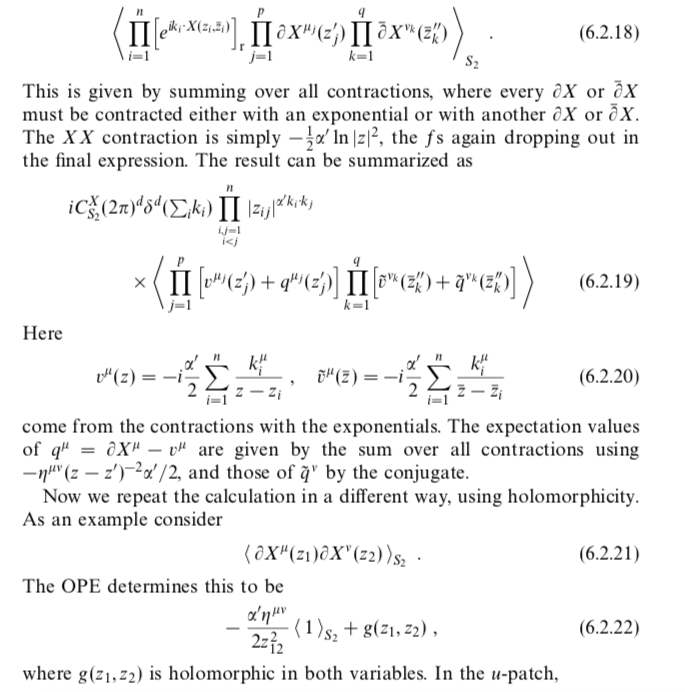
#> input picture proj/image_video_processing/bill1.png, 685 x 692 px
$ python edge_detection.py bill1.png
#> lines starting #> are read from the running program, lines starting #| are printed output that depends on the picture; after the words box and inside, x2 and y2 are one past the last pixel; in counts of white or black regions, pixels touching at a corner belong together
import cv2
import sys
import numpy as np
from matplotlib import pyplot as plt

## (1) read

# Read the image. The first command line argument is the image
# image = cv2.imread(sys.argv[1])
image = cv2.imread("bill1.png")
#> image is the input picture: shape (692, 685, 3); min 0, max 255, mean 243

#convert to grayscale
gray_image = cv2.cvtColor(image, cv2.COLOR_BGR2GRAY)

#blur it
blurred_image = cv2.GaussianBlur(gray_image, (7,7), 0)
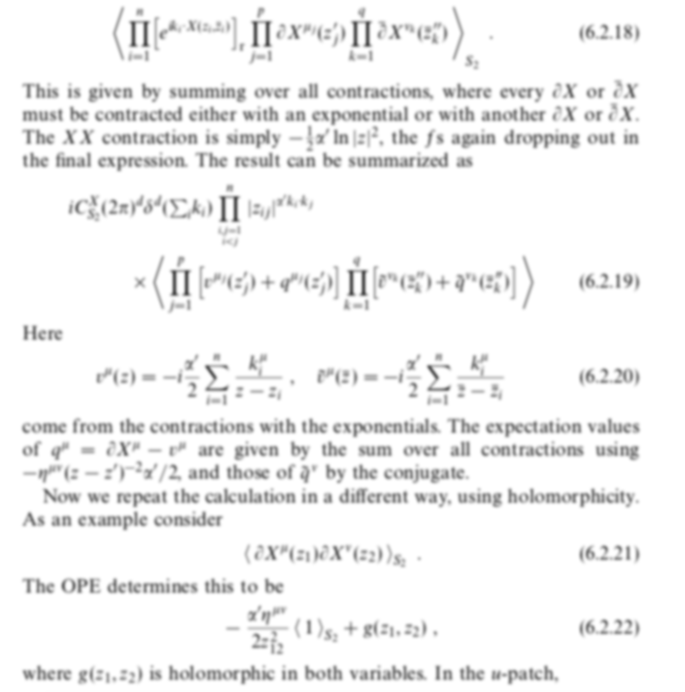
#> blurred_image: shape (692, 685); min 79, max 255, mean 243.1

cv2.imshow("Orignal Image", image)


canny = cv2.Canny(blurred_image, 10, 30)
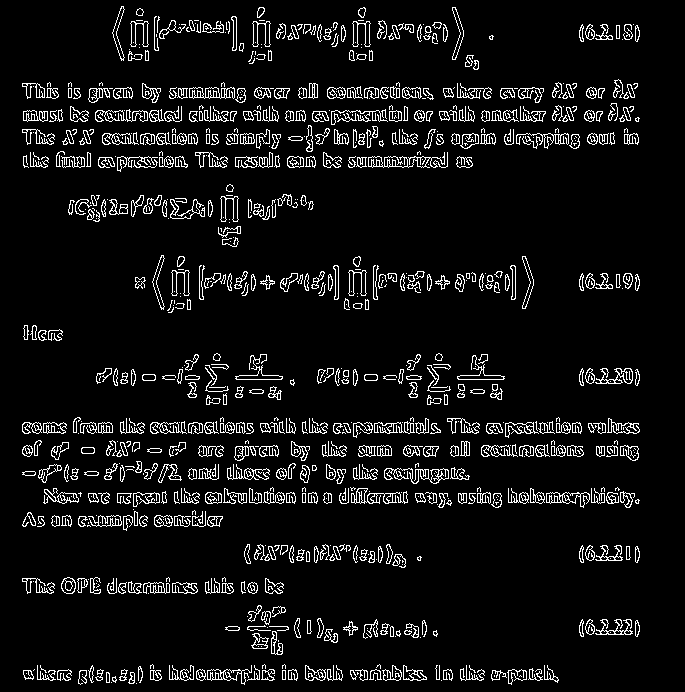
#> canny: shape (692, 685); 7.2% white in thin lines or dots, all inside (x1, y1, x2, y2) = (22, 6, 640, 685)
cv2.imshow("Canny with low thresholds", canny)

canny2 = cv2.Canny(blurred_image, 50, 150)
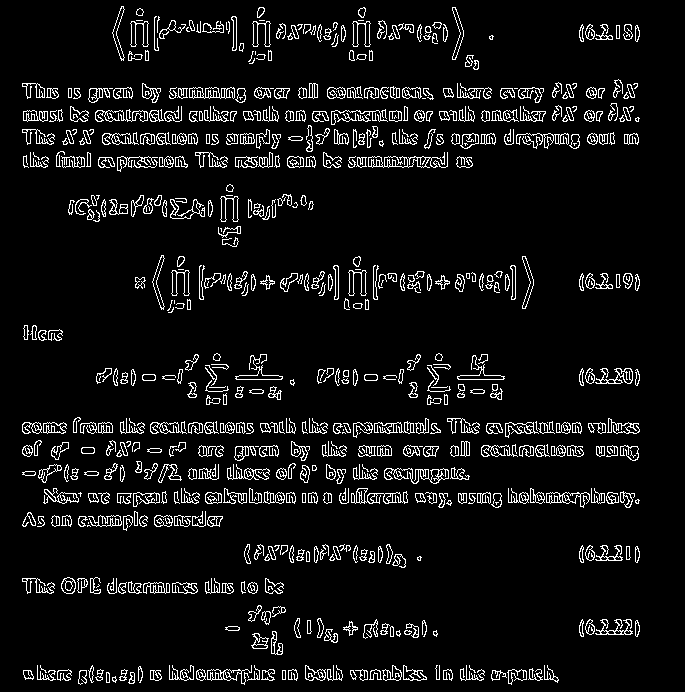
#> canny2: shape (692, 685); 7% white in thin lines or dots, all inside (x1, y1, x2, y2) = (22, 6, 640, 685)
cv2.imshow("Canny with high thresholds", canny2)

cv2.waitKey(0)

$ run again, with proj/image_video_processing/bill.png copied over proj/image_video_processing/bill1.png
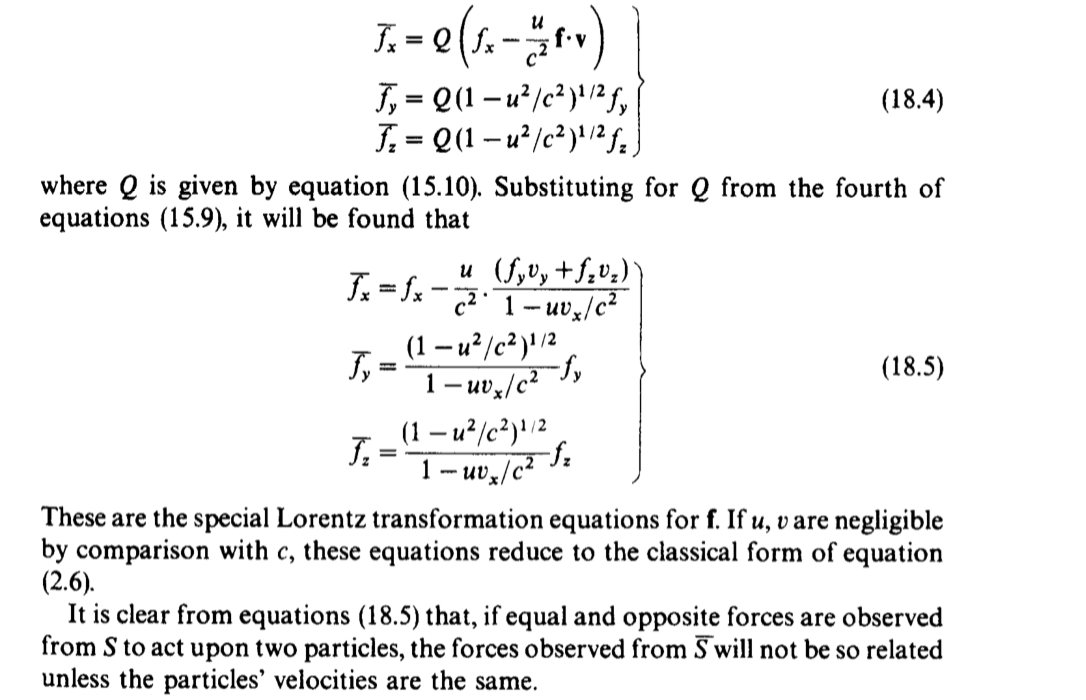
#> input picture proj/image_video_processing/bill.png, 1086 x 700 px
#> image is the input picture: shape (700, 1086, 3); min 0, max 255, mean 240.9
#> `blurred_image = cv2.GaussianBlur(gray_image, (7,7), 0)`:
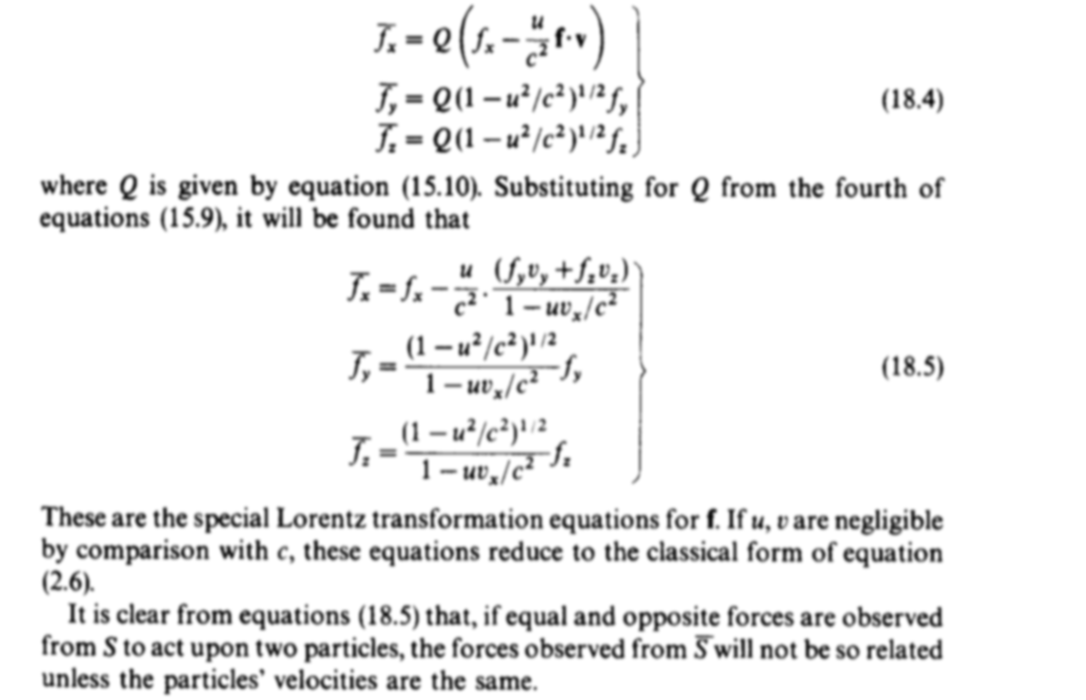
#> blurred_image: shape (700, 1086); min 14, max 255, mean 240.9
#> `canny = cv2.Canny(blurred_image, 10, 30)`:
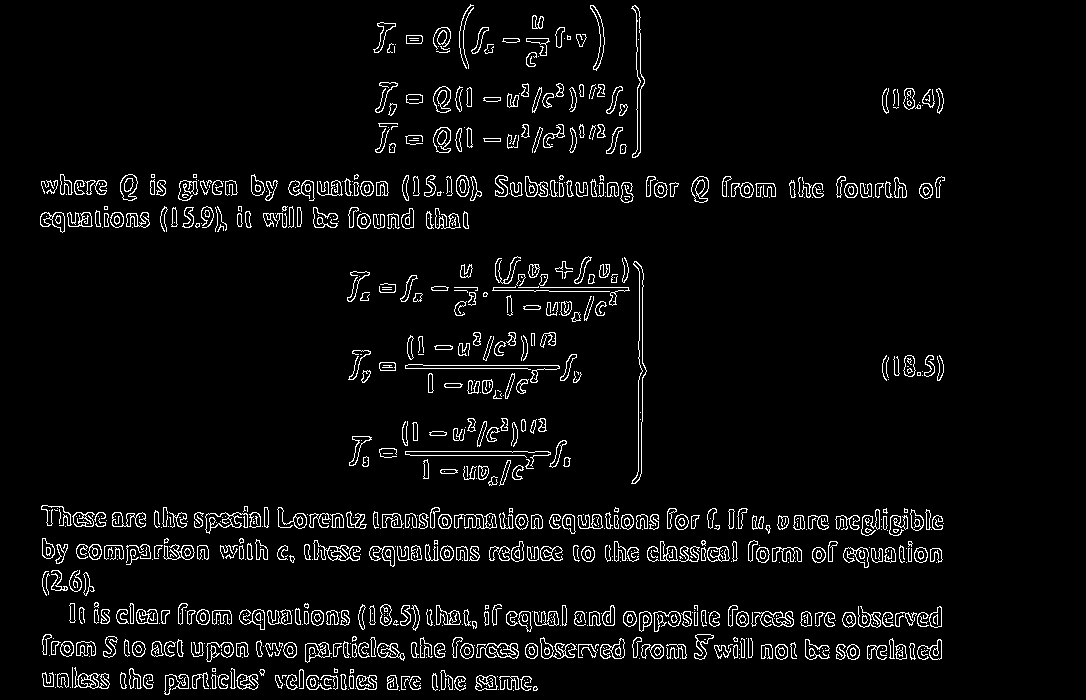
#> canny: shape (700, 1086); 4.7% white in thin lines or dots, all inside (x1, y1, x2, y2) = (40, 4, 945, 695)
